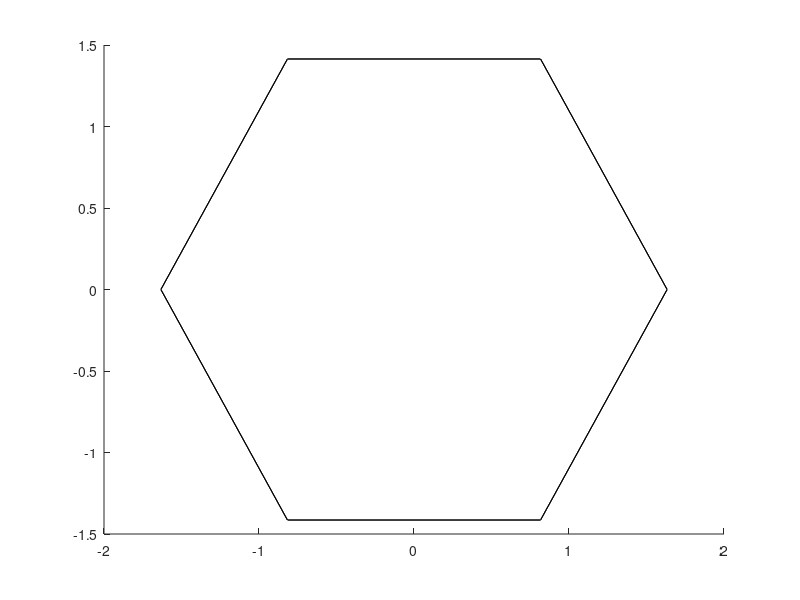

Write the MATLAB code that produced this figure. (Note: this script raises an error after producing the figure.)
%%%%%%%%%%%%%%%%%%%%%%%%%%%%%%%%%%%%%%%%%%%%%%%%%%%%%%%%%%%%%%%%%%%%%%%%%%%
% tresca.m
% Author: Aiden Azarnoush 
% E-mail: a.m.azarnoush@gmail.com
% Description:
% This code create Tresca yield surface in principal stress space
%%%%%%%%%%%%%%%%%%%%%%%%%%%%%%%%%%%%%%%%%%%%%%%%%%%%%%%%%%%%%%%%%%%%%%%%%%%
clf
clc
clear all
% y is  yield stress
y = 2;
Sy = sqrt(2/3) * y;
c = cos(pi/6);
s = sin(pi/6);
% each row of vevrt contains x,y and z coordinate of our hexagonal's
% vertices
vert = [Sy    0    -4; 
        Sy*s  Sy*c  -4; 
       -Sy*s  Sy*c  -4; 
       -Sy    0    -4;
       -Sy*s  -Sy*c -4;
        Sy*s  -Sy*c -4;
        Sy    0    4; 
        Sy*s  Sy*c  4; 
       -Sy*s  Sy*c  4; 
       -Sy    0    4;
       -Sy*s  -Sy*c 4;
        Sy*s  -Sy*c 4];
% each row of face includes vertcies that creat faces of hexagonal
fac = [1 2  8  7; ...
       2 3  9  8; ...
       3 9  10 4; ...
       4 10 11 5; ...
       5 11 12 6; ...
       6 1  7  12];
% patch function
h = patch('Faces',fac,'Vertices',vert,'FaceColor','b','FaceColor',[1 0 0]); 
material shiny;
alpha('color');
alphamap('rampdown');
% first rotate it along z axis about -15 
rotate(h, [0,0,1],-15)
% rotate again along [-1 1 0] about 54.7356
rotate(h, [-1,1,0],54.7356)
view([45.5 26]);
hold on

% plot hydrostatic line i.e. sigma1=sigma2=sigma3
plot3(-5:5,-5:5,-5:5,'--r');

grid on;
hold off
xlabel('\sigma_1','FontWeight','bold','FontSize',30);
ylabel('\sigma_2','FontWeight','bold','FontSize',30);
zlabel('\sigma_3','FontWeight','bold','FontSize',30);
set(gca,'FontSize',14);
